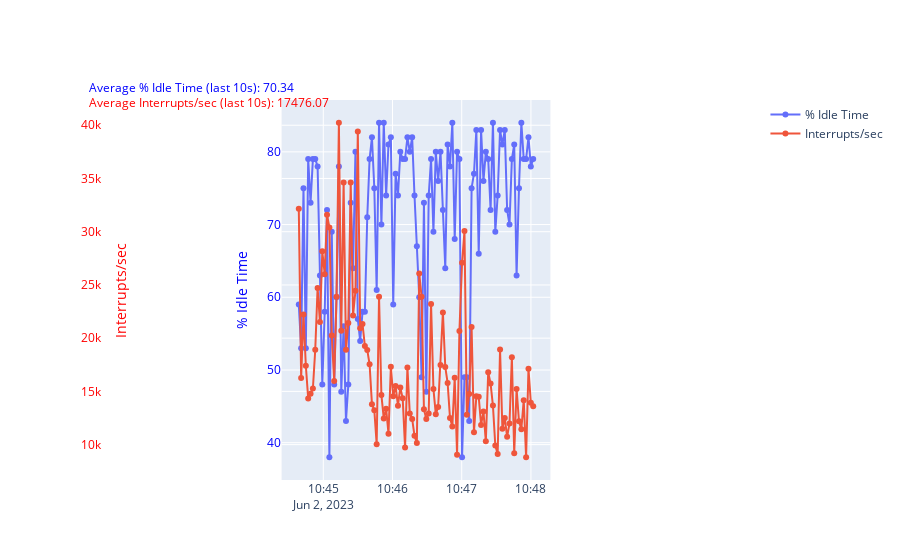

Source (notebook cell):
### Code cell
import plotly.graph_objects as go
from IPython.display import display, clear_output
import time
from datetime import datetime
import random

# These are placeholders. Replace with your actual function calls.
# def GetPerformanceAttributes(category, counter, instance):
#     if counter == "% Idle Time":
#         return random.random() * 100
#     elif counter == "Interrupts/sec":
#         return random.randint(0, 1000)
#     else:
#         return None

x, y1, y2, y3, y4 = [], [], []
y1_sum, y2_sum, y3_sum, y4_sum = 0.0, 0.0, 0.0, 0.0

for i in range(100):
    # time.sleep(0.1)  # simulate time delay

    # Add new data
    y1_value = GetPerformanceAttributes("Processor", "% Idle Time", "_Total")
    y2_value = GetPerformanceAttributes("Processor", "Interrupts/sec", "_Total")
    y1.append(y1_value)
    y2.append(y2_value)
    x.append(datetime.now())

    y1_sum += y1_value
    y2_sum += y2_value

    # If we have more than 100 data points, subtract the oldest one from the sum
    if len(y1) > 100:
        y1_sum -= y1.pop(0)
        y2_sum -= y2.pop(0)
        x.pop(0)

    y1_avg = y1_sum / len(y1)
    y2_avg = y2_sum / len(y2)

    # Clear current figure
    clear_output(wait=True)
    
    # Create new figure and display it
    fig = go.Figure()

    # Add traces
    fig.add_trace(go.Scatter(x=x, y=y1, mode='lines+markers', name='% Idle Time'))
    fig.add_trace(go.Scatter(x=x, y=y2, mode='lines+markers', name='Interrupts/sec', yaxis='y2'))

    # Create axis objects
    fig.update_layout(
        xaxis=dict(domain=[0.3, 0.7]),
        yaxis=dict(title='% Idle Time', titlefont=dict(color='blue'), tickfont=dict(color='blue')),
        yaxis2=dict(title='Interrupts/sec', titlefont=dict(color='red'), tickfont=dict(color='red'), anchor='free', overlaying='y', side='right'),
        annotations=[
            dict(x=0.01, y=1.06, xref='paper', yref='paper', text=f'Average % Idle Time (last 10s): {y1_avg:.2f}', showarrow=False, font=dict(color='blue')),
            dict(x=0.01, y=1.02, xref='paper', yref='paper', text=f'Average Interrupts/sec (last 10s): {y2_avg:.2f}', showarrow=False, font=dict(color='red')),
        ]
    )

    display(fig)
